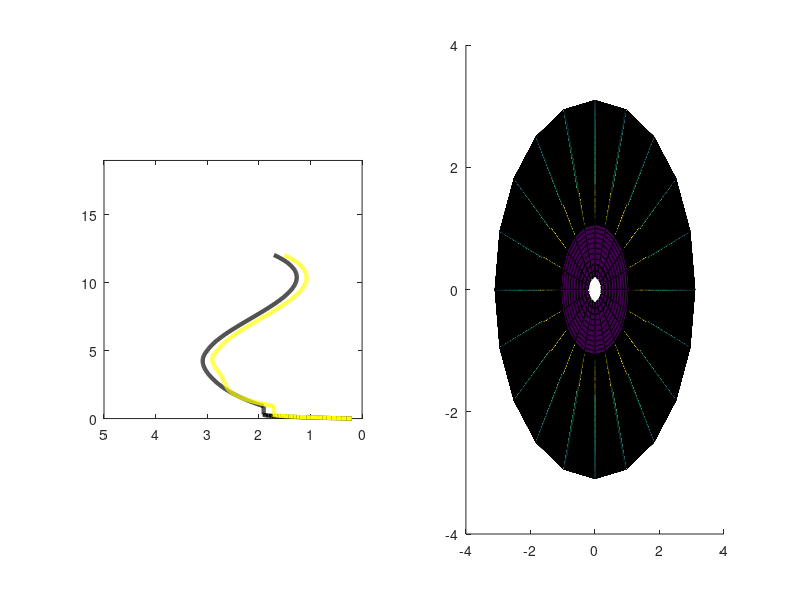

Reproduce this figure in MATLAB.
%Viviana.m
% Florero en 2d y3d con su volumen y costo
%Viviana González Cervantes
clc

%Puntos X                            
Px = [0;                     %C 1      
   0.130679188872;           %D 2
   0.322123576087;           %P 3
   0.9099385194569;          %E 4
   1.7987144643183;          %F 5
   2.9593830851238;          %G 6
   4.0052114791058;          %H 7
   5;                        %I 8
   7.9677801161125;          %J 9
   9;                        %K 10
   10.0167616037283;         %L 11
   12.0484304690132];        %N 12                     

%Puntos Y
Py = [0.2;                   %C
   1.3928063114762;          %D
   1.9053117325669;          %P
   1.9077485873809;          %E
   2.4813245653181;          %F
   2.902989942628;           %G
   3.0813959627779;          %H
   3;                        %I
   1.8908995496119;          %J
   1.5;                      %K
   1.2835827527995;          %L
   1.7111766125815];         %N

hold on 
delta = 0.01;

% Función #1

x= [Px(1),Px(2),Px(3)];     % Valores X
y= [Py(1),Py(2),Py(3)];     % Valores Y
x1 = Px(1): delta : Px(3);  % Valores Prueba
y1 = spline(x,y,x1);        % Interpolación
%plot(x1,y1, 'r', 'LineWidth',3)

% Función #2

x= [Px(3), Px(4)];     % Valores X
y= [Py(3), Py(4)];     % Valores Y
x2 = Px(3): delta : Px(4);  % Valores Prueba
y2 = spline(x,y,x2);        % Interpolación
%plot(x2,y2, 'g', 'LineWidth',3)

% Función #3

x= [Px(4),Px(5),Px(6), Px(7), Px(8)];     % Valores X
y= [Py(4),Py(5),Py(6), Py(7), Py(8)];     % Valores Y
x3 = Px(4): delta : Px(8);  % Valores Prueba
y3 = spline(x,y,x3);        % Interpolación
%plot(x3,y3, 'c', 'LineWidth',3)

% Función #4

x= [Px(8),Px(9),Px(10),Px(11), Px(12)];     % Valores X
y= [Py(8),Py(9),Py(10),Py(11), Py(12)];     % Valores Y
x4 = Px(8): delta : Px(12);  % Valores Prueba
y4 = spline(x,y,x4);        % Interpolación
%plot(x4,y4, 'y', 'LineWidth',3)

%matrices

X= [x1,x2,x3,x4];
Y= [y1,y2,y3,y4];

%Gráfica 2D
%subplot(1,2,1)
%plot(X,Y,'k', 'LineWidth',3)
%xlim([0 19])
%ylim([0 5])
%camroll(90)

%Gráfica 3D
%subplot(1,2,2)
%cylinder(Y)


%Función 1 volOG
P1 = vander(Px(1:3))\Py(1:3);

f1 = @(x) pi*(P1(1)*x.^2+P1(2)*x+P1(3)).^2;
v1 = integral(f1,Px(1),Px(3));


%Función 2 volOG
P2 = vander(Px(3:4))\Py(3:4);

f2 = @(x) pi*(P2(1)* x + P2(2)).^2;
v2 = integral(f2,Px(3),Px(4));

%Función 3 volOG
P3 = vander(Px(4:8))\Py(4:8);

f3 = @(x) pi*(P3(1)*x.^4+ P3(2)*x.^3+P3(3)*x.^2+P3(4)*x+ P3(5)).^2;
v3 = integral(f3,Px(4),Px(8));

%Función 4 volOG
P4 = vander(Px(8:12))\Py(8:12);

f4 = @(x) pi*(P4(1)*x.^4+ P4(2)*x.^3+P4(3)*x.^2+P4(4)*x+ P4(5)).^2;
v4 = integral(f4,Px(8),Px(12));

%Primer volumen
volumen1 = v1 + v2 + v3 + v4;
%disp (volumen1);











%Masa
d_vidrio = 2.5;
masa = volumen1 * d_vidrio;
%disp (masa);
fprintf('La masa total del florero es:  %.4g\n', masa);

%Costo
preciovidrio = 0.0005;
costo = masa  * preciovidrio;
%disp(costo);
fprintf('El costo total del florero es: $%.4f\n ', costo);







%Puntos a Desfasada(0.2)                           
Pa = [0;                     %C 1      
   0.125961624533;           %O 2
   0.326360589891;           %Q 3
   0.9083240865318;          %R 4
   1.7987144643183;          %S 5
   2.9590999002292;          %T 6
   4.0054906471448;          %U 7
   5;                        %V 8
   7.9676356430947;          %W 9
   9;                        %Z 10
   10.02;                    %A1 11
   12.0494861419543];        %C1 12                     

%Puntos b
Pb = [0.2;                   %C
   1.2454192276128;          %O
   1.7039093214416;          %Q
   1.7062005580703;          %R
   2.4813245653181;          %S
   2.6994658541363;          %T
   2.8805449393682;          %U
   2.8;                      %V
   1.6903931102357;          %W
   1.3;                      %Z
   1.09;                     %A1
   1.5103667892981];         %C1



% Función #1voldes

a= [Pa(1),Pa(2),Pa(3)];     % Valores X
b= [Pb(1),Pb(2),Pb(3)];     % Valores Y
a1 = Pa(1): delta : Pa(3);  % Valores Prueba
b1 = spline(a,b,a1);        % Interpolación
%plot(x1,y1, 'r', 'LineWidth',3)

% Función #2voldes

a= [Pa(3), Pa(4)];     % Valores X
b= [Pb(3), Pb(4)];     % Valores Y
a2 = Pa(3): delta : Pa(4);  % Valores Prueba
b2 = spline(a,b,a2);        % Interpolación
%plot(x2,y2, 'g', 'LineWidth',3)

% Función #3voldes

a= [Pa(4),Pa(5),Pa(6), Pa(7), Pa(8)];     % Valores X
b= [Pb(4),Pb(5),Pb(6), Pb(7), Pb(8)];     % Valores Y
a3 = Pa(4): delta : Pa(8);  % Valores Prueba
b3 = spline(a,b,a3);        % Interpolación
%plot(x3,y3, 'c', 'LineWidth',3)

% Función #4voldes

a= [Pa(8),Pa(9),Pa(10),Pa(11), Pa(12)];     % Valores X
b= [Pb(8),Pb(9),Pb(10),Pb(11), Pb(12)];     % Valores Y
a4 = Pa(8): delta : Pa(12);  % Valores Prueba
b4 = spline(a,b,a4);        % Interpolación
%plot(x4,y4, 'y', 'LineWidth',3)

%matrices

A= [a1,a2,a3,a4];
B= [b1,b2,b3,b4];





%Gráfica 2D
subplot(1,2,1)
plot(X,Y,'k', 'LineWidth',3)
hold on
plot(A,B,'y', 'LineWidth',3)
xlim([0 19])
ylim([0 5])
camroll(90)

%Gráfica 3D
subplot(1,2,2)
hold on
cylinder(Y);
cylinder(B);


%Función 1 voldes
P5 = vander(Pa(1:3))\Pb(1:3);

f5 = @(x) pi*(P5(1)*x.^2+P5(2)*x+P5(3)).^2;
v5 = integral(f5,Pa(1),Pa(3));


%Función 2 voldes
P6 = vander(Pa(3:4))\Pb(3:4);

f6 = @(x) pi*(P6(1)*x+P6(2)).^2;
v6 = integral(f6,Pa(3),Pa(4));

%Función 3 voldes
P7 = vander(Pa(4:8))\Pb(4:8);

f7 = @(x) pi*(P7(1)*x.^4+ P7(2)*x.^3+P7(3)*x.^2+P7(4)*x+ P7(5)).^2;
v7 = integral(f7,Pa(4),Pa(8));

%Función 4 voldes
P8 = vander(Pa(8:12))\Pb(8:12);

f8 = @(x) pi*(P8(1)*x.^4+ P8(2)*x.^3+P8(3)*x.^2+P8(4)*x+ P8(5)).^2;
v8 = integral(f8,Pa(8),Pa(12));

%Volumen Final
voldes= v5 + v6 + v7 + v8;
vfinal = volumen1 - voldes;
%disp (vfinal);
fprintf('El volumen total del florero es: %.4f cm3\n', vfinal);
